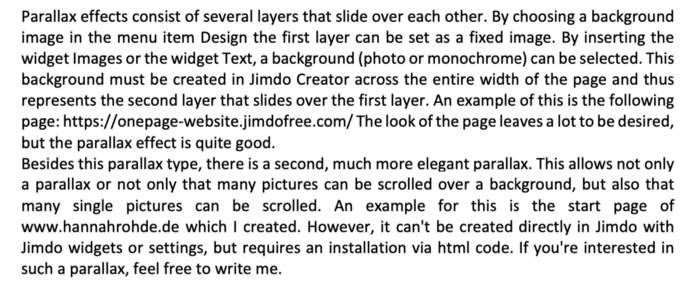
#> input picture images/text.png, 700 x 289 px; its folder holds only this picture in this run
$ python -i image_transform.py   (imports and definitions only)   (older library calls are emulated)
#> lines starting #> are read from the running program, lines starting #| are printed output that depends on the picture
# -*- coding: utf-8 -*-
from pathlib import Path
import math

import cv2
import numpy as np
import imutils

import utils

# This file contains a set of image transformations
# based on: https://docs.opencv.org/master/

IMG_HEIGHT =  64
IMG_WIDTH  = 128

# [391 lines left out: functions do_random_transformations, do_random_transformations2, gen_image, imread, imwrite, read_image and 11 more, not called in this run]

def random_resize(img):
    size_ = int(round(np.random.rand()*32 + 32))
    return resize(img, 2*size_, size_)

# [230 lines left out: functions random_add_motion_blur, _random_adjust_gamma, random_brightness_adjustment, random_rotate, random_cutting_or_padding, random_cutting and 6 more, not called in this run]

# Morphological Transformations.
# -------------------------------------------------
def _random_morphological_transformations(img, mode='dilation'):
    """ Morphological Transformations.
        https://opencv-python-tutroals.readthedocs.io/en/latest/py_tutorials/py_imgproc/py_morphological_ops/py_morphological_ops.html
            @param: img  - Input image
            @param: mode - Type of transformation: 'dilation', 'erosion', 'opening', 'closing', 'gradient', 'tophat', 'blackhat'
            @return transformed image
    """
    dist = 2 * int(round(np.random.rand() * 1)) + 1
    kernel = np.ones((dist, dist), np.uint8)
    if mode=='dilation':
        return cv2.dilate(img, kernel, iterations=1)
    if mode=='erosion':
        return cv2.erode(img, kernel, iterations=1)
    if mode=='opening':
        return cv2.morphologyEx(img, cv2.MORPH_OPEN, kernel)
    if mode=='closing':
        return cv2.morphologyEx(img, cv2.MORPH_CLOSE, kernel)
    if mode=='gradient':
        return cv2.morphologyEx(img, cv2.MORPH_GRADIENT, kernel)
    if mode=='tophat':
        return cv2.morphologyEx(img, cv2.MORPH_TOPHAT, kernel)
    if mode=='blackhat':
        return cv2.morphologyEx(img, cv2.MORPH_BLACKHAT, kernel)

def random_add_dilation(img):
    """ Dilation transformation on binary image"""
    return _random_morphological_transformations(img, mode='dilation')

def random_add_erosion(img):
    """ Erosion transformation on binary image"""
    return _random_morphological_transformations(img, mode='erosion')

def random_add_opening(img):
    """ Opening transformation on binary image"""
    return _random_morphological_transformations(img, mode='opening')

def random_add_closing(img):
    """ Closing transformation on binary image"""
    return _random_morphological_transformations(img, mode='closing')

def random_add_gradient(img):
    """ Gradient transformation on binary image"""
    return _random_morphological_transformations(img, mode='gradient')

def random_add_tophat(img):
    """ Top Hat transformation on binary image"""
    return _random_morphological_transformations(img, mode='tophat')

def random_add_blackhat(img):
    """ Black Hat transformation on binary image"""
    return _random_morphological_transformations(img, mode='blackhat')

# Image Gradient Transformations.
# -------------------------------------------------
# [11 lines left out: function _image_gradient, not called in this run]

def gradient_laplacian(img):
    """Laplacian gradient transformations"""
    return _image_gradient(img, mode='laplacian')

def gradient_sobel_x(img):
    """Sobel horizontal gradient transformations (along X-axis)"""
    return _image_gradient(img, mode='sobel_x')

def gradient_sobel_y(img):
    """Sobel vertical gradient transformations (along Y-axis)"""
    return _image_gradient(img, mode='sobel_y')

# Image rotation around X or Y
# -------------------------------------------------

# [51 lines left out: functions matrix_projection_2D_to_3D, matrix_rotation_X, matrix_rotation_Y, matrix_translation_Z, matrix_projection_3D_to_2D, mk_transfo and 1 more, not called in this run]

def _draw_polygon(img, pts):
    pts = pts.reshape((-1,1,2))
    cv2.polylines(img, [pts], True, (0,255,255))

# [27 lines left out: functions rotation_3D, random_rotate_3D_and_warp, not called in this run]

>>> import cv2
>>> picture = cv2.imread('../../images/text.png')
#> picture is the input picture: shape (289, 700, 3); min 0, max 255, mean 221.2
>>> result = _random_morphological_transformations(picture)
#> in _random_morphological_transformations, `return cv2.dilate(img, kernel, iterations=1)`:
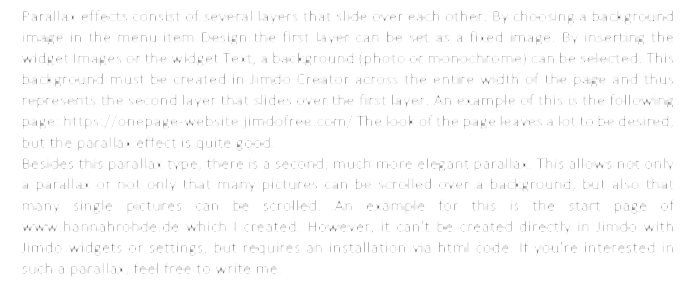
#> returned value: shape (289, 700, 3); min 75, max 255, mean 251.5
